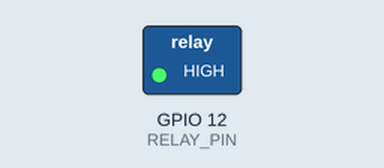
Simulated run of this sketch. Board: ESP32. Parts: switched loads named in the sketch (green lamp = pin HIGH). Dashed ring = blinking. The local clock reads 2024-03-15 10:24:30 at power-on unless the sketch sets it; what the sketch prints to the serial monitor is not drawn.

Above: at 0.5 s.
Timing chart, 0 to 4.6 s (numbered marks = the images above):
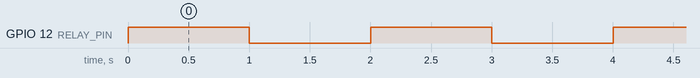

The sketch:

rtc-watchdog_-esp32-rtc.ino
```cpp
#include<Wire.h>
#include"RTClib.h"
#include<esp_task_wdt.h>
int WDT_TIMEOUT = 3;
int RELAY_PIN = 12;
RTC_DS3231 rtc;
char daysOfTheWeek[7][12] = {"Sunday","Monday","Tuesday","Wednesday","Thursday", "Friday", "Saturday"};
void setup() {
  Serial.begin(57600);
  Serial.println("Configuring WDT...");
  esp_task_wdt_init(WDT_TIMEOUT, true);
  esp_task_wdt_add(NULL);
  pinMode(RELAY_PIN, OUTPUT);
 #ifndef ESP32
    while(!Serial);
 #endif

    if (!rtc.begin()){
    Serial.println("Couldn't find RTC");
    Serial.flush();
    while (1) delay(10);
    }
    if(rtc.lostPower()){
    Serial.println("RTC low power, SET TIME!!");
    rtc.adjust(DateTime(F(__DATE__),F(__TIME__)));
    }
}
int i = 0;
int last = millis();


void loop() {
  // put your main code here, to run repeatedly:
  DateTime now = rtc.now();

  digitalWrite(RELAY_PIN, HIGH);
  Serial.print(now.year(), DEC);
    Serial.print('/');
    Serial.print(now.month(), DEC);
    Serial.print('/');
    Serial.print(now.day(), DEC);
    Serial.print(" (");
    Serial.print(daysOfTheWeek[now.dayOfTheWeek()]);
    Serial.print(") ");
    Serial.print(now.hour(), DEC);
    Serial.print(':');
    Serial.print(now.minute(), DEC);
    Serial.print(':');
    Serial.print(now.second(), DEC);
    Serial.println();
    DateTime future (now + TimeSpan(7,12,30,6));
    Serial.println();
    delay(1000);
     if(millis()-last >= 30000 && i< 1){
       Serial.println("Watchdog Timer Resetting ....:)");
       esp_task_wdt_reset();
       last = millis();
       i++;
       if(i==1){
        Serial.println("Reboot is yours!! // 3s");
       }

   }
    digitalWrite(RELAY_PIN, LOW);
    Serial.println("Could not Display Time");
    delay(1000);


}
```

Measured:
- by itself, GPIO 12 (RELAY_PIN): alternates HIGH for 1.0 s and LOW for 1.0 s
